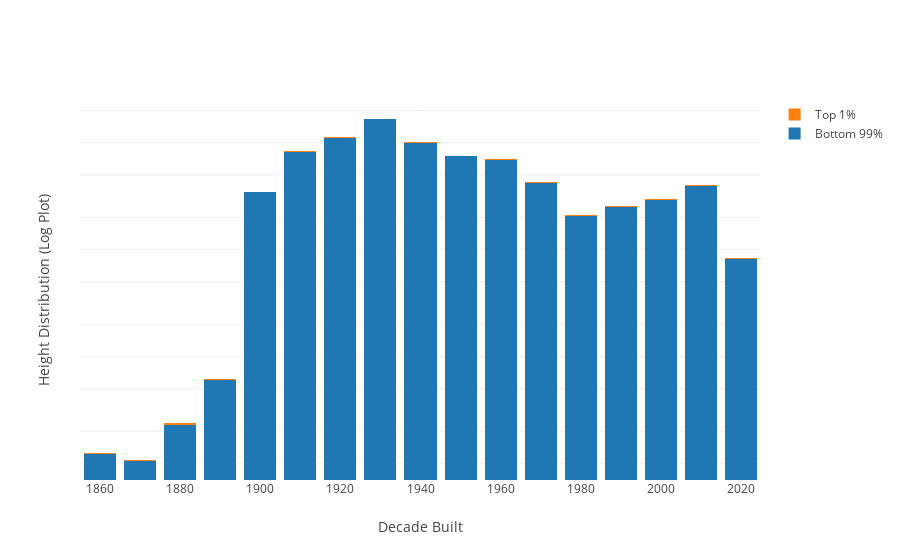

Notebook cell for this chart:
### Markdown cell above
### Unusually Tall

The data contains buildings with partial floors. For example, 2.5 floors. These data points are transformed with the numpy ceiling function. Then each floor is binned into its rounded down tens value. When unstacking, the parameter `fill_value=0` improves EDA when looking at a DataFrame, but it clutters plots with unnecessary information when viewing tooltips (information displayed when hovering over the bars in the chart). A value of zero for a category is already implied by the absence of the category in the tooltips. The `hoverformat` parameter in the `layout` prevents the display of "undefined" for large values which plotly abbreviates by default.

### Code cell
height_dist = pd.DataFrame()
grouped = ny_decades.groupby(['YearBuilt', 'NumFloors'])
height_dist['Amount'] = grouped['NumFloors'].count()
subgrouped = height_dist.groupby(['YearBuilt'])['Amount']
height_dist['ECDF'] = subgrouped.cumsum() / subgrouped.sum() # ECDF
alpha = 0.01 # significance used to define unusual
height_dist['Unusual'] = height_dist['ECDF'] > (1 - alpha)
height_dist.groupby(['YearBuilt','Unusual']).filter(lambda x: (x['Unusual'] == True).all())
unusual = height_dist.groupby(['YearBuilt','Unusual']).sum()['Amount']
trace1 = go.Bar(
    x = unusual.unstack(level=-1)[False].index,
    y = unusual.unstack(level=-1)[False],
    name='Bottom 99%'
)
trace2 = go.Bar(
    x = unusual.unstack(level=-1)[True].index,
    y = unusual.unstack(level=-1)[True],
    name='Top 1%'
)
layout = go.Layout(
    xaxis = dict(title = 'Decade Built'),
    yaxis = dict(title = 'Height Distribution (Log Plot)',
                 showticklabels=False,
                 type = "log",
                 hoverformat = '.0f'),
    barmode = 'stack'
)
fig = go.Figure(data = [trace1, trace2], layout = layout)
plotly.offline.iplot(fig)

### Figure 1 — Plotly figure (JSON) as saved in the notebook; plotly's stock layout.template omitted (floating-point values rounded to 4 significant figures)
{"data": [{"name": "Bottom 99%", "type": "bar", "x": [1860, 1870, 1880, 1890, 1900, 1910, 1920, 1930, 1940, 1950, 1960, 1970, 1980, 1990, 2000, 2010, 2020], "y": [122, 105, 230, 596, 34201, 82156, 110787, 164898, 99437, 75064, 68491, 42378, 20731, 25162, 29315, 39648, 8197]}, {"name": "Top 1%", "type": "bar", "x": [1860, 1870, 1880, 1890, 1900, 1910, 1920, 1930, 1940, 1950, 1960, 1970, 1980, 1990, 2000, 2010, 2020], "y": [2, 3, 7, 16, 420, 837, 1147, 1673, 2139, 760, 1480, 468, 212, 263, 316, 437, 84]}], "layout": {"barmode": "stack", "xaxis": {"title": "Decade Built"}, "yaxis": {"hoverformat": ".0f", "showticklabels": false, "title": "Height Distribution (Log Plot)", "type": "log"}}}
